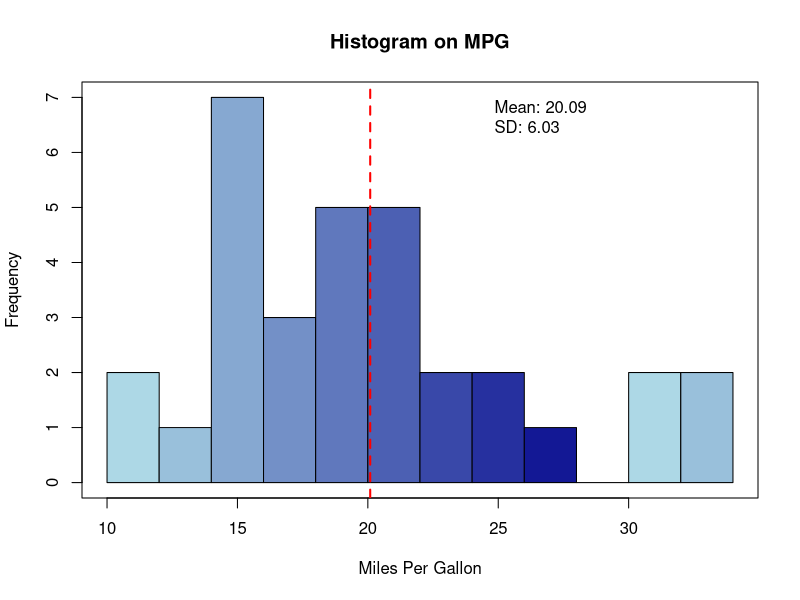

Reproduce this figure in R.
#load dataset
data("mtcars")

print(mtcars$mpg)

#calculating mean and SD
mpg_mean <- mean(mtcars$mpg)
mpg_sd <- sd(mtcars$mpg)

#creating shades
blue_shades <- colorRampPalette(c("lightblue", "darkblue"))(10)

#histogram plot
v <- mtcars$mpg

hist(v, main = "Histogram on MPG", xlab = "Miles Per Gallon", 
     ylab = "Frequency", col = blue_shades, border = "black", breaks = 10 )

# Add a box around the plot
box()

# Add text for mean and standard deviation
text_x <- par("usr")[2] * 0.7  # 70% of the way across x-axis
text_y <- par("usr")[4] * 0.9  # 90% of the way up y-axis
text(text_x, text_y, 
     sprintf("Mean: %.2f\nSD: %.2f", mpg_mean, mpg_sd),
     pos = 4)

# Add a vertical line for the mean
abline(v = mpg_mean, col = "red", lwd = 2, lty = 2)
abline(v = mpg_sd, col = "green", lwd = 2, lty = 2)
